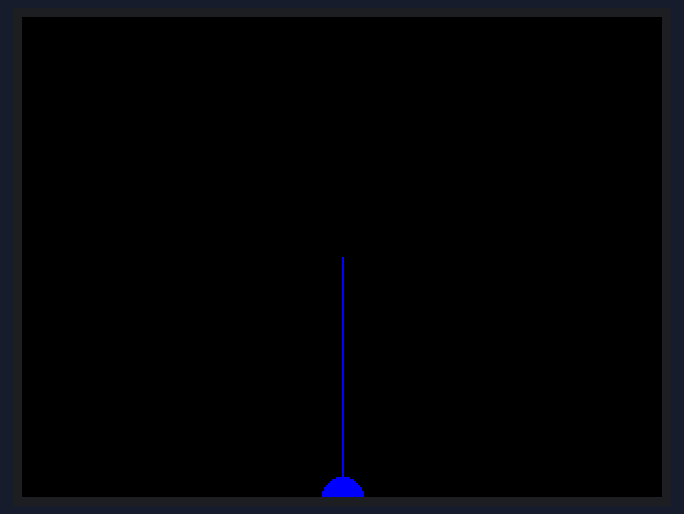
Bench run of a program on a simulated ESP32. On the bench: 320×240 colour display.

Above: at 0.38 s.
At 5.08 s:
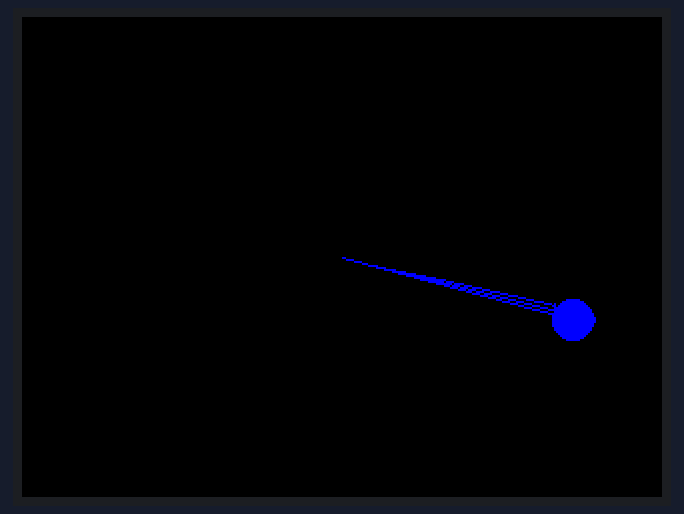
At 10.09 s:
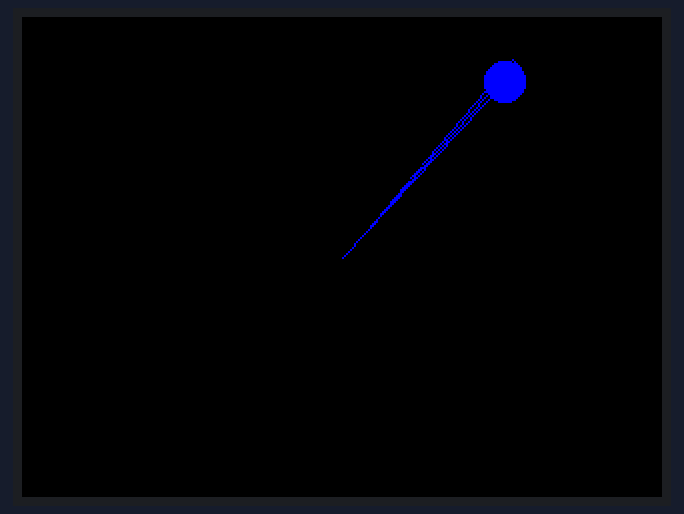
At 19.8 s:
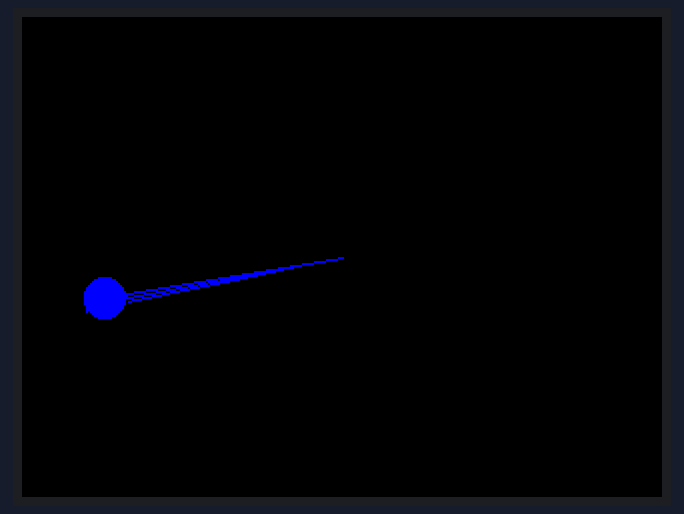
At 29.53 s:
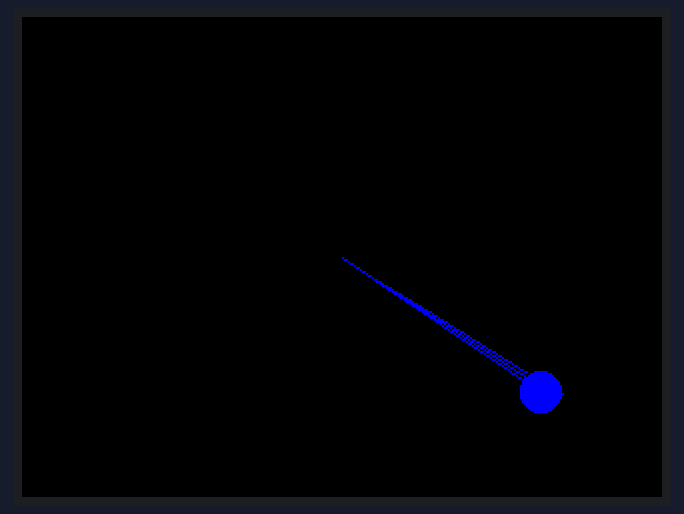
At 39.55 s:
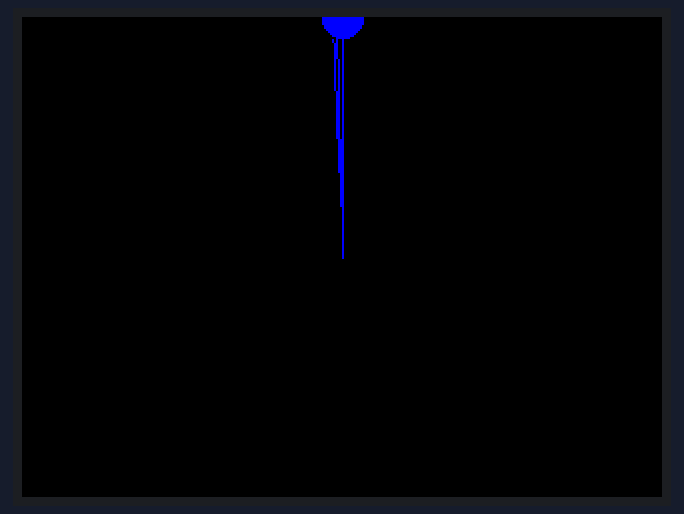

The program:

main.cpp
```cpp
#include "SPI.h"
#include "TFT_eSPI.h"


  int teste = 1;
// Use hardware SPI
TFT_eSPI tft = TFT_eSPI();

//============--- Protótipo das Funções ---====================

void printRotacionaLinha();

float calculaAngulo_x(float x1, float x2, float y1, float y2, float ang);
float calculaAngulo_y(float x1, float x2, float y1, float y2, float ang);

//====================--- Setup---============================
void setup()
{
  tft.begin();

  tft.setRotation(1);


}

//====================--- Loop ---============================
void loop()
{
  printRotacionaLinha();
}

//====================--- FUNÇÕES---============================


void printRotacionaLinha()
{

  tft.fillScreen(TFT_BLACK);

  //Definição das coordenadas
  int x1 = 160,
      y1 = 120,
      x2 = 160,
      y2 = 240;

  for(int ang = 0; ang <= 360; ang++)
  {
    //Apaga a esfera e linha anterior
    if(ang > 2)
    {
      //Recebe 2 angulos anteriores e apaga
      int x_anterior = calculaAngulo_x(x1, x2, y1, y2, ang-3);
      int y_anterior = calculaAngulo_y(x1, x2, y1, y2, ang-3);

      tft.fillCircle(x_anterior, y_anterior, 10, TFT_BLACK);
      tft.drawLine(x1, y1, x_anterior, y_anterior, TFT_BLACK);
    }

    //Recebe o angulo atual
    int x2_rot = calculaAngulo_x(x1, x2, y1, y2, ang);
    int y2_rot = calculaAngulo_y(x1, x2, y1, y2, ang);

    tft.drawLine(x1, y1, x2_rot, y2_rot, TFT_BLUE);
    tft.fillCircle(x2_rot, y2_rot, 10, TFT_BLUE);

    delay(15);
  }
}

float calculaAngulo_x(float x1, float x2, float y1, float y2, float angulo)
{
  //Converte graus em radianos
  float anguloRad   = angulo * PI / 180.0;

  //É necessário trabalharmos com coordenadas relativas,
  //Pois não estamos trabalhando na origem (x = 0, y = 0)
  float coordRelativa_x = x2 - x1;
  float coordRelativa_y = y2 - y1;

  //São as equações que de fato calculam  a rotação
  //São baseadas na generalização da matriz de rotação
  float x2_rot = x1 + (coordRelativa_x * cos(anguloRad) - coordRelativa_y * sin(anguloRad));
  return(x2_rot);

}
float calculaAngulo_y(float x1, float x2, float y1, float y2, float angulo)
{
  //Converte graus em radianos
  float anguloRad   = angulo * PI / 180.0;

  //É necessário trabalharmos com coordenadas relativas,
  //Pois não estamos trabalhando na origem (x = 0, y = 0)
  float coordRelativa_x = x2 - x1;
  float coordRelativa_y = y2 - y1;

  //São as equações que de fato calculam  a rotação
  //São baseadas na generalização da matriz de rotação
  float y2_rot = y1 + (coordRelativa_x * sin(anguloRad) + coordRelativa_y * cos(anguloRad));

  return(y2_rot);

}
```
